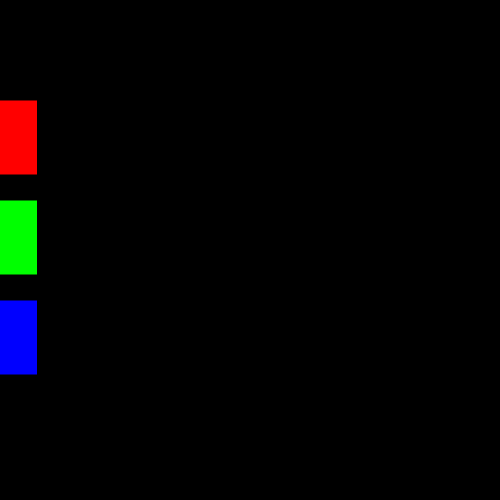
Frame 1 (no input)
Frame 60 (no input): identical to frame 1, image omitted
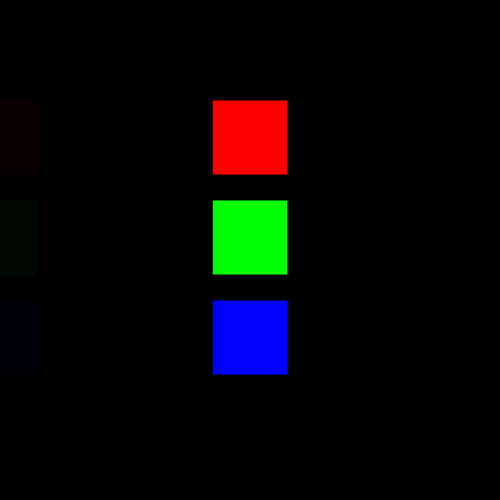
Frame 120 (the mouse pressed at the canvas centre since frame 60)

The p5.js sketch that drew these frames (run headless with seeded random() and noise() and a simulated clock; from frame 60 on, the mouse is pressed at the canvas centre):

// p5.js sketch
// ── sketch.js
let square1color, square2color, square3color;

function setup(){
    createCanvas(500, 500);
    background(0, 0 ,0);
    square1color = color(255,0,0);
    square2color = color(0,255,0);
    square3color = color(0,0,255);
}

function draw(){
    background(0, 20);
    fill(square1color);
    rect(mouseX-37.5, 100, 75, 75);
    fill(square2color);
    rect(mouseX-37.5, 200, 75, 75);
    fill(square3color);
    rect(mouseX-37.5, 300, 75, 75);
}

function mouseClicked(){
    square1color = color(random(0,255), random(0,255), random(0,255));
    square2color = color(random(0,255), random(0,255), random(0,255));
    square3color = color(random(0,255), random(0,255), random(0,255));
}
